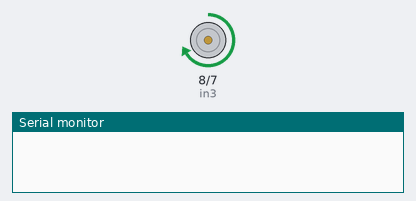
A sketch run on a simulated SparkFun Pro Micro, built with avr-gcc and run on an emulated ATmega32U4. Shown: motor-driver pin pairs drawn as motors (green arrow = first pin HIGH = forward, orange = second pin HIGH = backward, longer = more drive, scaled by the enable pin), the last lines printed to the serial monitor.

Above: at 0.1 s.
At 2.1 s:
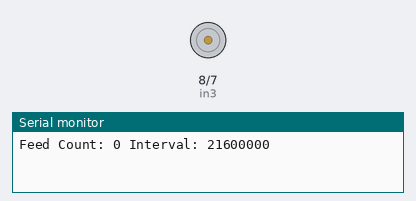
Timing chart, 0 to 3.6 s (numbered marks = the images above):
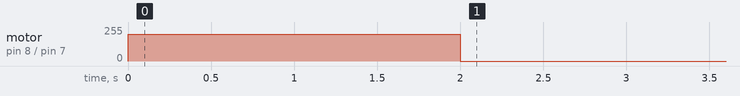

The sketch:

fish-feeder.ino
```cpp
// Sketch for driving the following components:
// Sparkfun Pro Micro board - https://ebay.to/2l3fNPL
// L298N Board - https://amzn.to/2l0zbfS
// Worm Gear Motor - https://tinyurl.com/y2lurj6c
// Add https://raw.githubusercontent.com/sparkfun/Arduino_Boards/master/IDE_Board_Manager/package_sparkfun_index.json to
// Arduino->Preferences-> Additional Boards Manager URLs
// Questions?  Email pascal.girard@jhu.edu
// Todo:  Calibrate feedings by changing FeedSpeed, FeedTime, and FeedInterval. How much does one full revolution deliver?

// Read: http://bit.ly/2kYOFBa

const long MILLISECOND = 1;
const long SECOND = MILLISECOND * 1000;
const long MINUTE = 60 * SECOND;
const long HOUR = 60 * MINUTE;
const long DAY = 24 * HOUR;

int enB = 9;          // PWM pin that alters speed
int in3 = 8;          //                     In3
int in4 = 7;          //              High       Low
                      //           |---------|--------|
                      //      High |   ?     | Reverse|
                      // In4       |------------------|
                      //       Low | Forward |   Off  |
                      //           |---------|--------|

int FeedSpeed = 200;            // Set speed to 200 out of possible 0~255 range (high)
int FeedTime = 2 * SECOND;      // With a 4 second interval between feedings, that's 10 feedings per minute for testing
//12 * HOUR;    // Feed every 12 hours
long const FeedInterval = 6 * HOUR;    // Feed every 6 hours
int count = 0;

void setup()
{
  // initialize serial communication at 9600 bits per second:
  Serial.begin(9600);
  // set all the motor control pins to outputs and motor is off
  pinMode(enB, OUTPUT);
  pinMode(in3, OUTPUT); digitalWrite(in3, LOW);
  pinMode(in4, OUTPUT); digitalWrite(in4, LOW);
  analogWrite(enB, FeedSpeed);
}

void Feed()
{
  // turn on motor B
  digitalWrite(in3, HIGH);
  delay(FeedTime);  // Feed for "Seconds"
  // now turn off motor
  digitalWrite(in3, LOW);
}

void loop()
{
  Feed();
  Serial.print("Feed Count: ");
  Serial.print(count++);
  Serial.print(" Interval: ");
  Serial.println(FeedInterval);
  delay(FeedInterval);
}
```

Measured:
- by itself, motor on pin 8 (in3) / pin 7 (in4): stopped → forward 200/255 at 0.00 s, → stopped 2.0 s later
